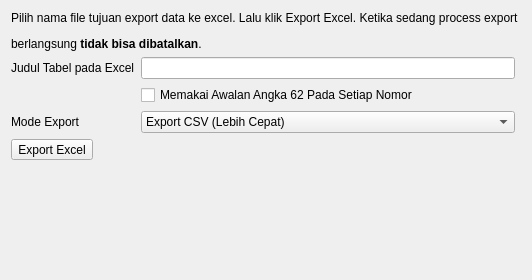
<?xml version="1.0" encoding="UTF-8"?>
<ui version="4.0">
 <class>SetupExportExcel</class>
 <widget class="QWizardPage" name="SetupExportExcel">
  <property name="geometry">
   <rect>
    <x>0</x>
    <y>0</y>
    <width>478</width>
    <height>280</height>
   </rect>
  </property>
  <property name="windowTitle">
   <string>WizardPage</string>
  </property>
  <property name="title">
   <string>Import Data File Excel</string>
  </property>
  <property name="subTitle">
   <string>Isikan ketentuan dengan keterangan berikut</string>
  </property>
  <layout class="QGridLayout" name="gridLayout_2">
   <item row="0" column="0">
    <layout class="QGridLayout" name="gridLayout">
     <item row="1" column="1">
      <widget class="QLineEdit" name="lineEdit_judultabel">
       <property name="clearButtonEnabled">
        <bool>true</bool>
       </property>
      </widget>
     </item>
     <item row="5" column="0">
      <spacer name="verticalSpacer">
       <property name="orientation">
        <enum>Qt::Vertical</enum>
       </property>
       <property name="sizeHint" stdset="0">
        <size>
         <width>20</width>
         <height>40</height>
        </size>
       </property>
      </spacer>
     </item>
     <item row="4" column="0">
      <widget class="QToolButton" name="toolButton_doexport">
       <property name="text">
        <string>Export Excel</string>
       </property>
       <property name="icon">
        <iconset>
         <normaloff>:/white/ic_send_white_48dp.png</normaloff>:/white/ic_send_white_48dp.png</iconset>
       </property>
       <property name="toolButtonStyle">
        <enum>Qt::ToolButtonTextBesideIcon</enum>
       </property>
      </widget>
     </item>
     <item row="1" column="0">
      <widget class="QLabel" name="label_2">
       <property name="text">
        <string>Judul Tabel pada Excel</string>
       </property>
      </widget>
     </item>
     <item row="2" column="1">
      <widget class="QCheckBox" name="checkBox_gunakan_62">
       <property name="text">
        <string>Memakai Awalan Angka 62 Pada Setiap Nomor</string>
       </property>
      </widget>
     </item>
     <item row="0" column="0" colspan="3">
      <widget class="QLabel" name="label_3">
       <property name="text">
        <string>&lt;html&gt;&lt;head/&gt;&lt;body&gt;&lt;p align=&quot;justify&quot;&gt;Pilih nama file tujuan export data ke excel. Lalu klik Export Excel. Ketika sedang process export &lt;/p&gt;&lt;p align=&quot;justify&quot;&gt;berlangsung &lt;span style=&quot; font-weight:600;&quot;&gt;tidak bisa dibatalkan&lt;/span&gt;.&lt;/p&gt;&lt;/body&gt;&lt;/html&gt;</string>
       </property>
      </widget>
     </item>
     <item row="3" column="1">
      <widget class="QComboBox" name="comboBox_mode_export_is_csv_or_excel">
       <item>
        <property name="text">
         <string>Export CSV (Lebih Cepat)</string>
        </property>
       </item>
       <item>
        <property name="text">
         <string>Export Excel</string>
        </property>
       </item>
      </widget>
     </item>
     <item row="3" column="0">
      <widget class="QLabel" name="label">
       <property name="text">
        <string>Mode Export</string>
       </property>
      </widget>
     </item>
    </layout>
   </item>
  </layout>
 </widget>
 <resources/>
 <connections/>
</ui>
